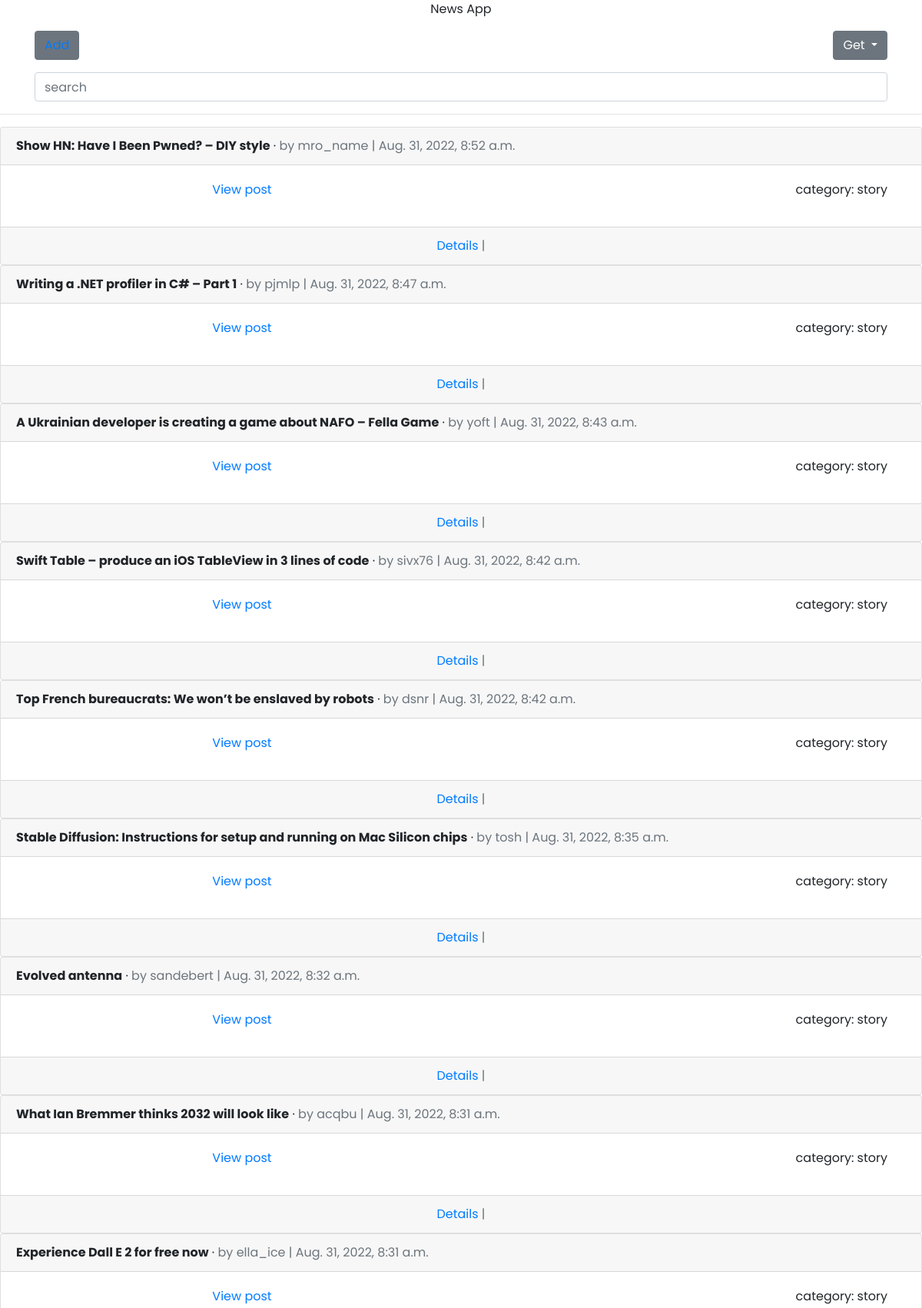
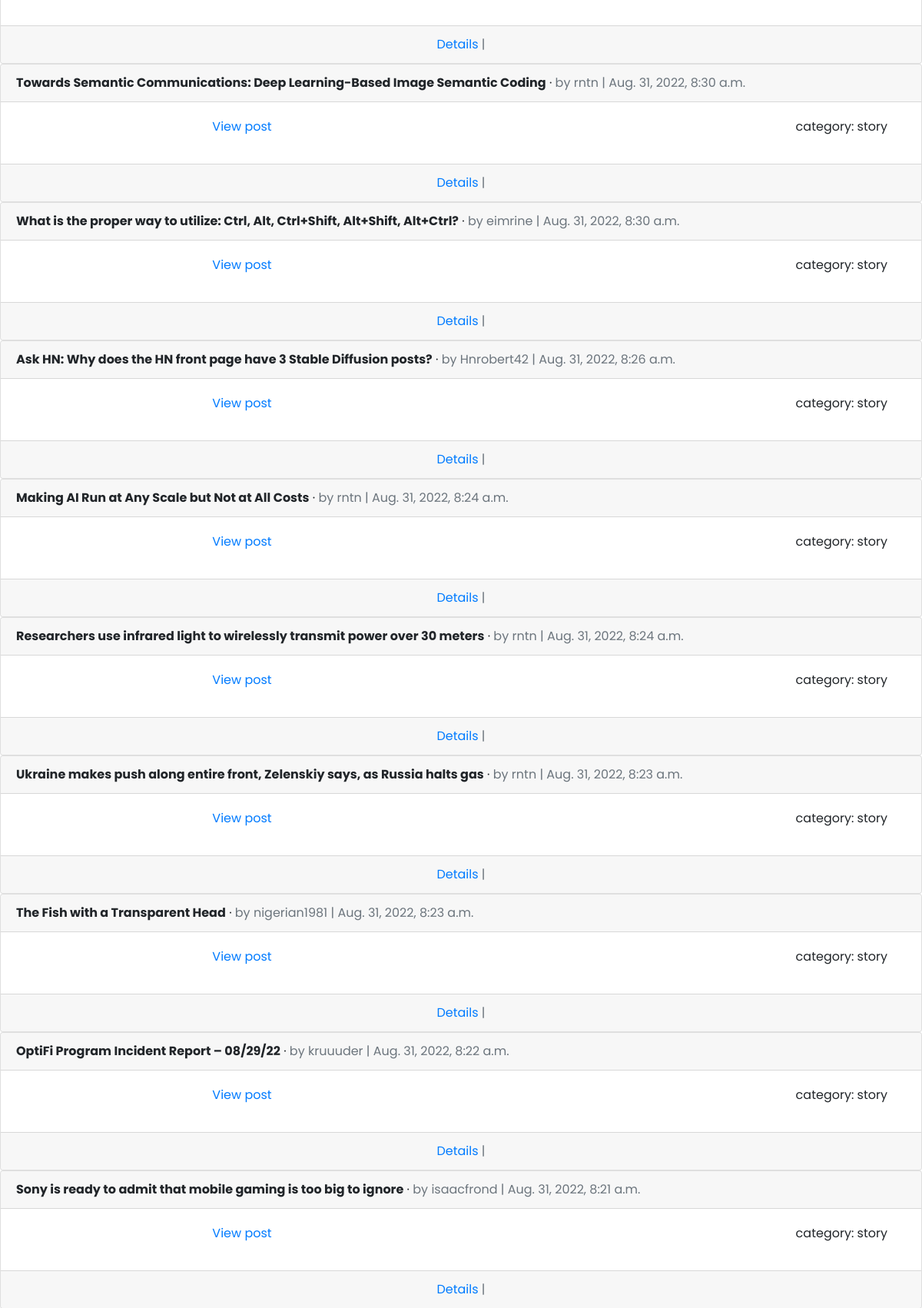
The app's page /news/?page=4 (upper part) with its own data (2 pictures, top to bottom).
### apiapp/models.py (models this page shows, shortened)
class News(models.Model):
    title = models.CharField(max_length=200, blank = True, null = True)
    hackernews_id = models.BigIntegerField(unique=True, primary_key=True)
    time = UCDateTimeField(default=datetime.now)
    category = models.CharField(max_length=50, blank = True, null = True)
    post_url = models.CharField(max_length=200, blank = True, null = True, default='http://stoplight.io/prism/')
    author = models.CharField(max_length=50, blank = True, null = True)
    path = models.CharField(max_length=50, blank = True, null = True, default='user')

### apiapp/views.py (the view)
# urls.py: path('', home, name='home'),
def home(request):
    all_posts = News.objects.all().order_by('-time')
    comments = Comment.objects.all()
    page = request.GET.get('page', 1)
    paginator = Paginator(all_posts, 20)
    try:
        posts = paginator.page(page)
    except PageNotAnInteger:
        posts = paginator.page(1)
    except EmptyPage:
        posts = paginator.page(paginator.num_pages)
    context ={
        "posts": posts,
        "comments": comments
    }
    return render(request, 'news_api/home.html', context)

### templates/news_api/home.html (shortened to what this page needs)
<!DOCTYPE html>
<html lang="en">
<head>
   <link rel="stylesheet" href="https://cdn.jsdelivr.net/npm/bootstrap@4.6.2/dist/css/bootstrap.min.css">
</head>
<body>
<p class="text-center">News App</p>
<div class="container">
  <div class="row">
    <div class="col-6">
      <div>
  <button class="btn btn-secondary" href="{% url 'add_post' %}" >
    <a href="{% url 'add_post' %}">Add</a>
  </button>
</div>
    </div>
    <div class="col-6">
      <div class="dropdown text-right">
  <button class="btn btn-secondary dropdown-toggle" type="button" data-toggle="dropdown" aria-expanded="false">
    Get
  </button>
</div>
    </div>
    <div class="col-12 pt-3">
      <form action="{% url 'search' %}" method="get">
              <input type="search" name="query" placeholder="search" aria-label="search" class="form-control">
            </form>
    </div>
  </div>
</div>
<hr>
{% for post in posts %}
  <div class="card">
    <div class="card-header">
      <span class="font-weight-bold">{{ post.title }}</span> &middot;
      <span class="text-muted">by {{ post.author }} |
      {{ post.time }}</span>
    </div>
    <div class="card-body">
      <div class="container">
        <div class="row">
          <div class="col-6">
      <p class="text-center"><a href="{{ post.post_url }}">View post</a></p>
          </div>
          <div class="col-6">
                  <p class="text-right"> category: {{ post.category }}</p>
          </div>
        </div>
      </div>
    </div>
    {% if post.path == 'user' %}
    <div class="card-footer text-center text-muted">
        <a href="{% url 'post_detail' post.pk %}">Details</a>
    </div>
    {% else %}
    <div class="card-footer text-center text-muted">
        <a href="{% url 'post_detail' post.pk %}">Details</a> |
    </div>
    {% endif %}
  </div>
{% endfor %}
</body>
</html>

### templates/news_api/home.html (style rules this page uses)
body { font-family:'Poppins'; }

### records on screen
News: title "Show HN: Have I Been Pwned? – DIY style", author "mro_name", time "Aug. 31, 2022, 8:52 a.m.", category "story", path "Details"
News: title "Writing a .NET profiler in C# – Part 1", author "pjmlp", time "Aug. 31, 2022, 8:47 a.m.", category "story", path "Details"
News: title "A Ukrainian developer is creating a game about NAFO – Fella Game", author "yoft", time "Aug. 31, 2022, 8:43 a.m.", category "story", path "Details"
News: title "Swift Table – produce an iOS TableView in 3 lines of code", author "sivx76", time "Aug. 31, 2022, 8:42 a.m.", category "story", path "Details"
News: title "Top French bureaucrats: We won’t be enslaved by robots", author "dsnr", time "Aug. 31, 2022, 8:42 a.m.", category "story", path "Details"
News: title "Stable Diffusion: Instructions for setup and running on Mac Silicon chips", author "tosh", time "Aug. 31, 2022, 8:35 a.m.", category "story", path "Details"
News: title "Evolved antenna", author "sandebert", time "Aug. 31, 2022, 8:32 a.m.", category "story", path "Details"
News: title "What Ian Bremmer thinks 2032 will look like", author "acqbu", time "Aug. 31, 2022, 8:31 a.m.", category "story", path "Details"
News: title "Experience Dall E 2 for free now", author "ella_ice", time "Aug. 31, 2022, 8:31 a.m.", category "story", path "Details"
News: title "Towards Semantic Communications: Deep Learning-Based Image Semantic Coding", author "rntn", time "Aug. 31, 2022, 8:30 a.m.", category "story", path "Details"
News: title "What is the proper way to utilize: Ctrl, Alt, Ctrl+Shift, Alt+Shift, Alt+Ctrl?", author "eimrine", time "Aug. 31, 2022, 8:30 a.m.", category "story", path "Details"
News: title "Ask HN: Why does the HN front page have 3 Stable Diffusion posts?", author "Hnrobert42", time "Aug. 31, 2022, 8:26 a.m.", category "story", path "Details"
News: title "Making AI Run at Any Scale but Not at All Costs", author "rntn", time "Aug. 31, 2022, 8:24 a.m.", category "story", path "Details"
News: title "Researchers use infrared light to wirelessly transmit power over 30 meters", author "rntn", time "Aug. 31, 2022, 8:24 a.m.", category "story", path "Details"
News: title "Ukraine makes push along entire front, Zelenskiy says, as Russia halts gas", author "rntn", time "Aug. 31, 2022, 8:23 a.m.", category "story", path "Details"
News: title "The Fish with a Transparent Head", author "nigerian1981", time "Aug. 31, 2022, 8:23 a.m.", category "story", path "Details"
News: title "OptiFi Program Incident Report – 08/29/22", author "kruuuder", time "Aug. 31, 2022, 8:22 a.m.", category "story", path "Details"
News: title "Sony is ready to admit that mobile gaming is too big to ignore", author "isaacfrond", time "Aug. 31, 2022, 8:21 a.m.", category "story", path "Details"
